Frame 1 (no input): blank canvas, image omitted
Frame 60 (no input): blank canvas, image omitted
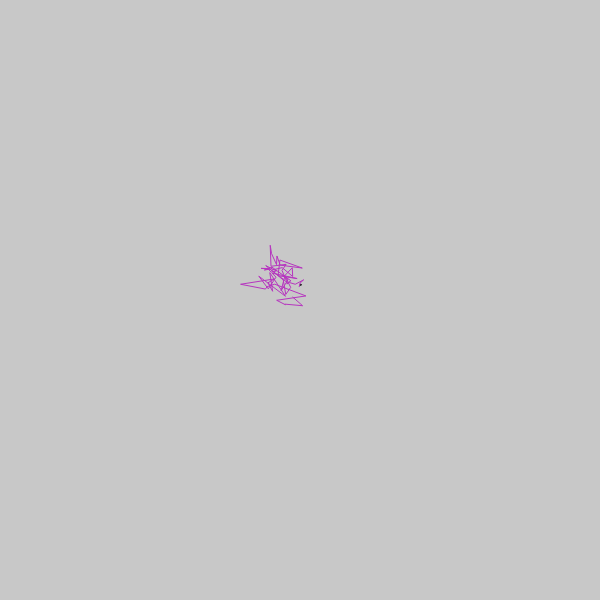
Frame 120 (the mouse pressed at the canvas centre since frame 60)

The p5.js sketch whose frames 1 and 60 were blank and that drew this single picture after the mouse press (run headless with seeded random() and noise() and a simulated clock; from frame 60 on, the mouse is pressed at the canvas centre):

// p5.js sketch
// ── sketch.js
var  particles = []

function setup() {
  createCanvas(600, 600);
  
}

function draw() {
  background(200);
  for(var i = 0; i<particles.length; i++) {
    particles[i].update();
    particles[i].show();
  }
  // line(frameCount, 0, frameCount, height);
}

function mousePressed() {
  var col = color(random(255),random(255),random(255));
  var particle = new Particle(mouseX, mouseY, col);
  particles.push(particle);
}
// ── particle.js
function Particle(x, y, col) {
  this.x = x;
  this.y = y;
  this.history = [];
  this.col = col;
  
  this.update = function() {
    this.x += random(-10, 10);
    this.y += random(-10, 10);

    var v = createVector(this.x, this.y)
    this.history.push(v);
    if (this.history.length > 100) {
      this.history.splice(0, 1);
    }
    
    for(var i=0; i<this.history.length; i++)
    {
      this.history[i].x += random(-2, 2);
      this.history[i].y += random(-2, 2);
    }
  }
  
  this.show = function() {
    stroke(0);
    fill(255);
    ellipse(this.x, this.y, 1, 1);
    
    noFill();
    stroke(this.col);
    beginShape();
    for(var i = 0; i < this.history.length; i++) 
    {
      var pos = this.history[i];
      vertex(pos.x, pos.y);
    }
    endShape();
  }
}
